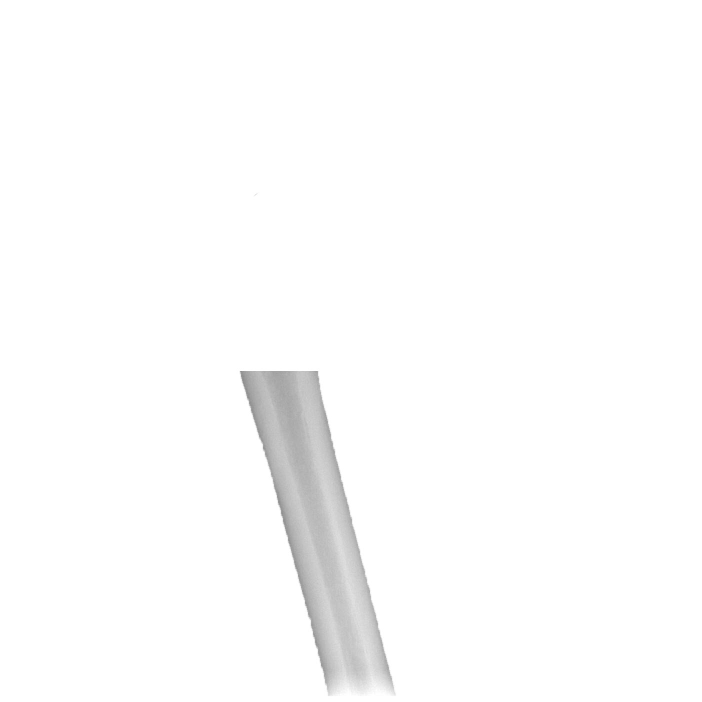
#> input picture code/raw_data/train/fbody/4001.jpg, 1404 x 1404 px (shown at 1/2 size)
$ python fsa.py
#> lines starting #> are read from the running program, lines starting #| are printed output that depends on the picture; after the words box and inside, x2 and y2 are one past the last pixel; in counts of white or black regions, pixels touching at a corner belong together
import cv2
import numpy as np
## For calculate mid line of femoral body shaft
# Step 1: Detect edges of femoral shaft using Canny
img = cv2.imread('./raw_data/train/fbody/4001.jpg', 0)  # Load image in grayscale
#> img is the input picture: shape (1404, 1404); min 133, max 255, mean 252.2
edges = cv2.Canny(img, 100, 250)
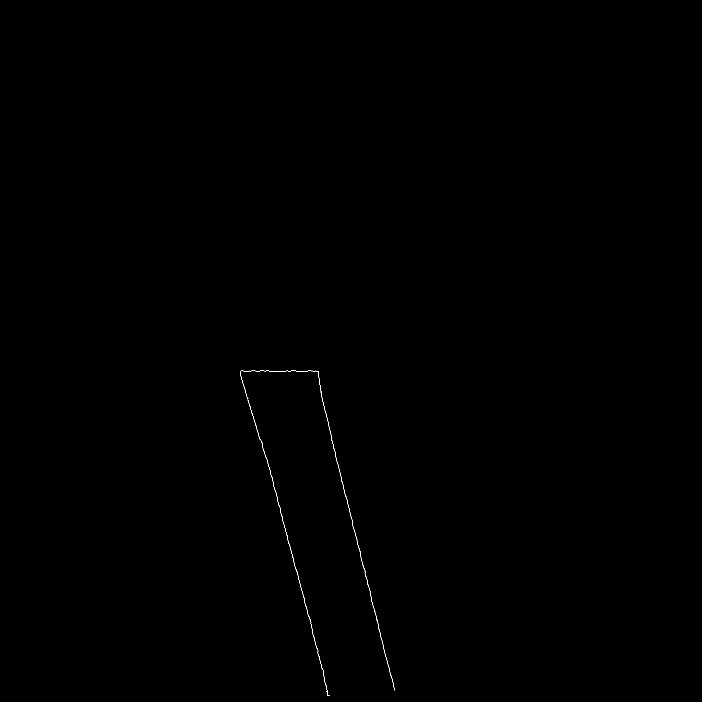
#> edges: shape (1404, 1404) (shown at 1/2 size); 0.08% white in thin lines or dots, all inside (x1, y1, x2, y2) = (480, 741, 789, 1392)

# Define the dimensions of the image
height = 1404
width = 1404

# Create a black image
white_img = np.ones((height, width, 3), np.uint8)*255

# Step 2: Divide femoral shaft contour into small segments
contours, _ = cv2.findContours(edges, cv2.RETR_EXTERNAL, cv2.CHAIN_APPROX_SIMPLE)
#> contours = 4 contours; box (x1, y1, x2, y2) and area: (495, 799, 660, 1392) 112, (480, 741, 702, 1032) 52, (701, 1033, 750, 1222) 35, (748, 1222, 789, 1381) 23
femoral_contour = max(contours, key=cv2.contourArea)  # Select the largest contour
#> femoral_contour = contour of 586 points, box (x1, y1, x2, y2) (495, 799, 660, 1392), area 112

cv2.drawContours(img, contours, -1, (0,255,0), 1)
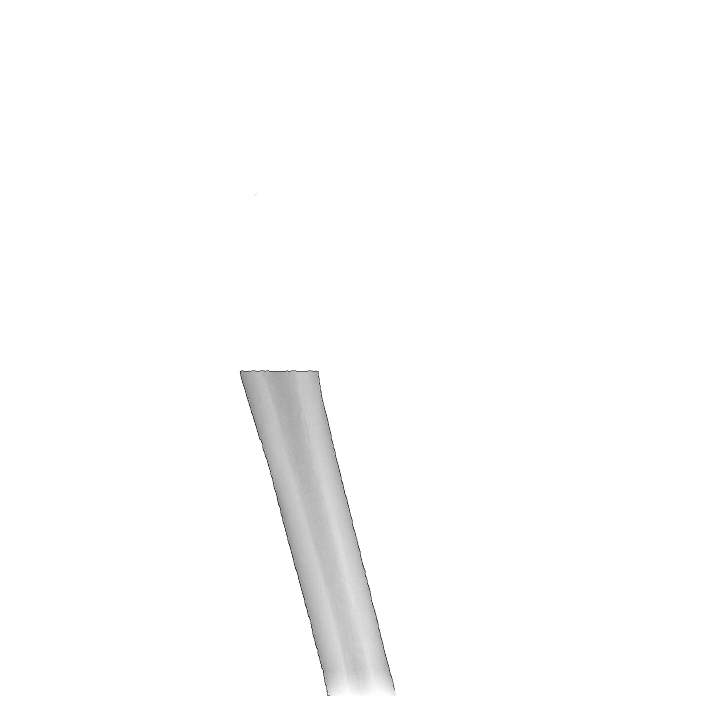
#> img: shape (1404, 1404) (shown at 1/2 size); 0.08% of pixels changed, all inside (x1, y1, x2, y2) = (480, 741, 789, 1392)

cnt = contours[1]
#> cnt = contour of 191 points, box (x1, y1, x2, y2) (701, 1033, 750, 1222), area 35

rows,cols = white_img.shape[:2]
[vx,vy,x,y] = cv2.fitLine(cnt, cv2.DIST_L2,0,0.01,0.01)
#> vx = [0.242]; vy = [0.97]; x = [725]; y = [1126.7]
lefty1 = int((-x*vy/vx) + y)
#> lefty1 = -1776
righty1 = int(((cols-x)*vy/vx)+y)
#> righty1 = 3845

cnt = contours[2]
#> cnt has the same summary as femoral_contour

rows,cols = white_img.shape[:2]
[vx,vy,x,y] = cv2.fitLine(cnt, cv2.DIST_L2,0,0.01,0.01)
#> vx = [0.261]; vy = [0.965]; x = [578.9]; y = [1093.3]
lefty2 = int((-x*vy/vx) + y)
#> lefty2 = -1046
righty2 = int(((cols-x)*vy/vx)+y)
#> righty2 = 4143

mid_lefty = (lefty2+lefty1)/2
#> mid_lefty = -1411
mid_righty = (righty2+righty1)/2
#> mid_righty = 3994

# Display the result
cv2.namedWindow('edges', cv2.WND_PROP_FULLSCREEN)
cv2.setWindowProperty('edges', cv2.WND_PROP_FULLSCREEN, cv2.WINDOW_NORMAL)
cv2.imshow('edges', white_img)
cv2.line(white_img,(cols-1,int(mid_righty)),(0,int(mid_lefty)),(0,255,0),1)
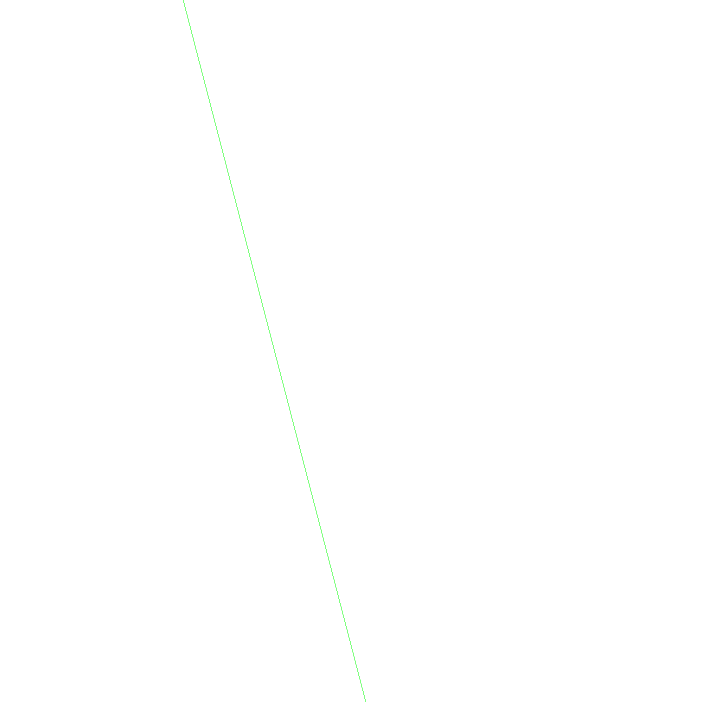
#> white_img: shape (1404, 1404, 3) (shown at 1/2 size); mean of channels 0, 1, 2 254.8, 255, 254.8; drawn as B, G, R

# Display the result
cv2.namedWindow('edges', cv2.WND_PROP_FULLSCREEN)
cv2.setWindowProperty('edges', cv2.WND_PROP_FULLSCREEN, cv2.WINDOW_NORMAL)
cv2.imshow('edges', white_img)
cv2.waitKey(0)
cv2.destroyAllWindows()
